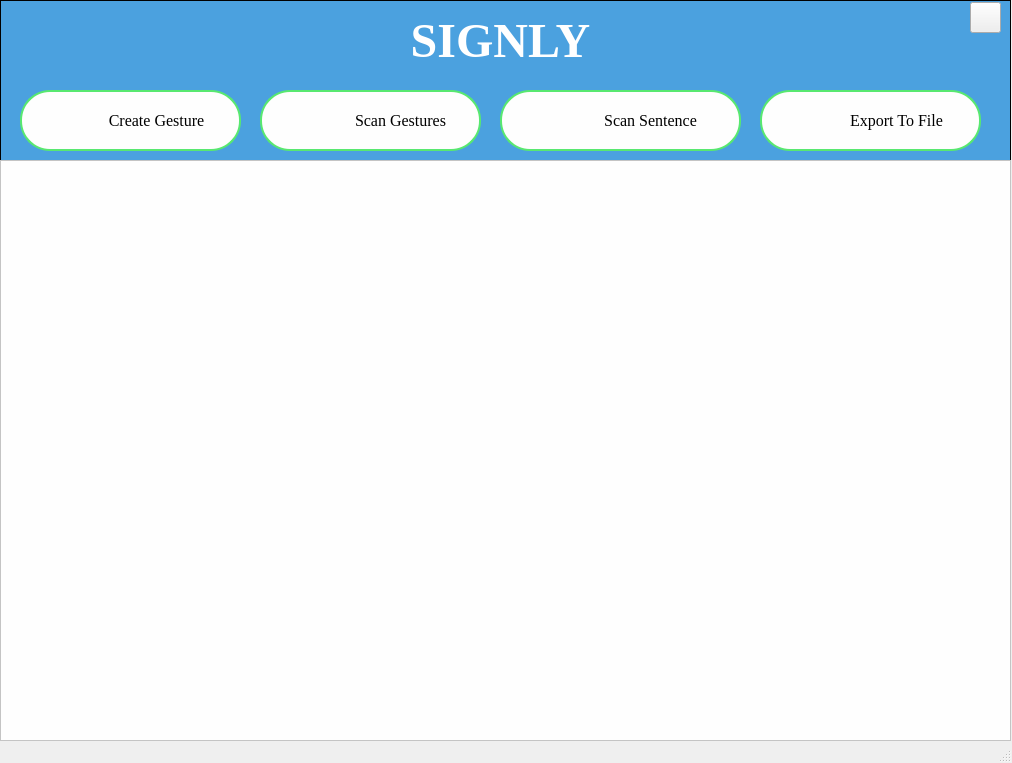
<?xml version="1.0" encoding="UTF-8"?>
<ui version="4.0">
 <class>MainWindow</class>
 <widget class="QMainWindow" name="MainWindow">
  <property name="geometry">
   <rect>
    <x>0</x>
    <y>0</y>
    <width>1012</width>
    <height>763</height>
   </rect>
  </property>
  <property name="windowTitle">
   <string>MainWindow</string>
  </property>
  <widget class="QWidget" name="centralwidget">
   <widget class="QGraphicsView" name="graphicsView_2">
    <property name="geometry">
     <rect>
      <x>0</x>
      <y>0</y>
      <width>1011</width>
      <height>201</height>
     </rect>
    </property>
    <property name="toolTip">
     <string>&lt;html&gt;&lt;head/&gt;&lt;body&gt;&lt;p&gt;&lt;br/&gt;&lt;/p&gt;&lt;/body&gt;&lt;/html&gt;</string>
    </property>
    <property name="styleSheet">
     <string notr="true">background-color: qlineargradient(spread:pad, x1:0.543136, y1:0.074, x2:0.52, y2:1, stop:0.880682 rgba(75, 161, 223, 255), stop:1 rgba(255, 255, 255, 255));
</string>
    </property>
   </widget>
   <widget class="QLabel" name="label">
    <property name="geometry">
     <rect>
      <x>370</x>
      <y>10</y>
      <width>261</width>
      <height>61</height>
     </rect>
    </property>
    <property name="font">
     <font>
      <family>Times New Roman</family>
      <pointsize>36</pointsize>
      <weight>75</weight>
      <bold>true</bold>
     </font>
    </property>
    <property name="styleSheet">
     <string notr="true">color:white;</string>
    </property>
    <property name="text">
     <string>SIGNLY</string>
    </property>
    <property name="alignment">
     <set>Qt::AlignCenter</set>
    </property>
   </widget>
   <widget class="QLabel" name="label_3">
    <property name="geometry">
     <rect>
      <x>0</x>
      <y>160</y>
      <width>741</width>
      <height>431</height>
     </rect>
    </property>
    <property name="styleSheet">
     <string notr="true">
font-size: 40px;
color:white;
</string>
    </property>
    <property name="text">
     <string/>
    </property>
   </widget>
   <widget class="QGraphicsView" name="graphicsView">
    <property name="geometry">
     <rect>
      <x>0</x>
      <y>160</y>
      <width>1011</width>
      <height>581</height>
     </rect>
    </property>
    <property name="styleSheet">
     <string notr="true">background-color:#fefefe;
</string>
    </property>
   </widget>
   <widget class="QPushButton" name="create">
    <property name="geometry">
     <rect>
      <x>20</x>
      <y>90</y>
      <width>221</width>
      <height>61</height>
     </rect>
    </property>
    <property name="font">
     <font>
      <family>TImes New Roman</family>
      <pointsize>12</pointsize>
      <weight>50</weight>
      <italic>false</italic>
      <bold>false</bold>
     </font>
    </property>
    <property name="layoutDirection">
     <enum>Qt::RightToLeft</enum>
    </property>
    <property name="styleSheet">
     <string notr="true">QPushButton#create{
padding-left:-40px;
color:black;
background-color:#fefefe;
border: 2px solid #58e870; border-radius:30px;
font: 12pt &quot;TImes New Roman&quot;;
background-image:url(&quot;icons/create.png&quot;);
background-repeat:none;
}
QPushButton#create:hover
{
   background-color:lightgreen;
	color:white;
}</string>
    </property>
    <property name="text">
     <string>   Create Gesture</string>
    </property>
   </widget>
   <widget class="QPushButton" name="scan_sen">
    <property name="geometry">
     <rect>
      <x>500</x>
      <y>90</y>
      <width>241</width>
      <height>61</height>
     </rect>
    </property>
    <property name="font">
     <font>
      <family>TImes New Roman</family>
      <pointsize>12</pointsize>
      <weight>50</weight>
      <italic>false</italic>
      <bold>false</bold>
     </font>
    </property>
    <property name="styleSheet">
     <string notr="true">QPushButton#scan_sen{
padding-left:-40px;
color:black;
background-color:#fefefe;
border: 2px solid #58e870; border-radius:30px;
font: 12pt &quot;TImes New Roman&quot;;
background-image:url(&quot;icons/sent.png&quot;);
background-repeat:none;
}
QPushButton#scan_sen:hover
{
   background-color:lightgreen;
	color:white;
}</string>
    </property>
    <property name="text">
     <string>                          Scan Sentence </string>
    </property>
   </widget>
   <widget class="QPushButton" name="scan_sinlge">
    <property name="geometry">
     <rect>
      <x>260</x>
      <y>90</y>
      <width>221</width>
      <height>61</height>
     </rect>
    </property>
    <property name="font">
     <font>
      <family>TImes New Roman</family>
      <pointsize>12</pointsize>
      <weight>50</weight>
      <italic>false</italic>
      <bold>false</bold>
     </font>
    </property>
    <property name="layoutDirection">
     <enum>Qt::LeftToRight</enum>
    </property>
    <property name="autoFillBackground">
     <bool>false</bool>
    </property>
    <property name="styleSheet">
     <string notr="true">QPushButton#scan_sinlge{
padding-left:-40px;
color:black;
background-color:#fefefe;
border: 2px solid #58e870; border-radius:30px;
font: 12pt &quot;TImes New Roman&quot;;
background-image:url(&quot;icons/scan.png&quot;);
background-repeat:none;
}
QPushButton#scan_sinlge:hover
{
   background-color:lightgreen;
	color:white;
}</string>
    </property>
    <property name="text">
     <string>                         Scan Gestures</string>
    </property>
   </widget>
   <widget class="QPushButton" name="exp2">
    <property name="geometry">
     <rect>
      <x>760</x>
      <y>90</y>
      <width>221</width>
      <height>61</height>
     </rect>
    </property>
    <property name="font">
     <font>
      <family>TImes New Roman</family>
      <pointsize>12</pointsize>
      <weight>50</weight>
      <italic>false</italic>
      <bold>false</bold>
     </font>
    </property>
    <property name="styleSheet">
     <string notr="true">QPushButton#exp2{
padding-left:-40px;
color:black;
background-color:#fefefe;
border: 2px solid #58e870; border-radius:30px;
font: 12pt &quot;TImes New Roman&quot;;
background-image:url(&quot;icons/export.png&quot;);
background-repeat:none;
}
QPushButton#exp2:hover
{
   background-color:lightgreen;
	color:white;
}</string>
    </property>
    <property name="text">
     <string>                       Export To File</string>
    </property>
    <property name="checkable">
     <bool>false</bool>
    </property>
    <property name="autoRepeat">
     <bool>false</bool>
    </property>
    <property name="autoExclusive">
     <bool>false</bool>
    </property>
    <property name="autoDefault">
     <bool>false</bool>
    </property>
    <property name="default">
     <bool>false</bool>
    </property>
    <property name="flat">
     <bool>false</bool>
    </property>
   </widget>
   <widget class="QPushButton" name="exit_button">
    <property name="geometry">
     <rect>
      <x>970</x>
      <y>2</y>
      <width>31</width>
      <height>31</height>
     </rect>
    </property>
    <property name="styleSheet">
     <string notr="true">QPushButton#exit_button{
background-image:url(&quot;icons/quit.png&quot;);
background-repeat:none;
}</string>
    </property>
    <property name="text">
     <string/>
    </property>
   </widget>
  </widget>
  <widget class="QMenuBar" name="menubar">
   <property name="geometry">
    <rect>
     <x>0</x>
     <y>0</y>
     <width>1012</width>
     <height>26</height>
    </rect>
   </property>
  </widget>
  <widget class="QStatusBar" name="statusbar"/>
 </widget>
 <resources/>
 <connections/>
</ui>
